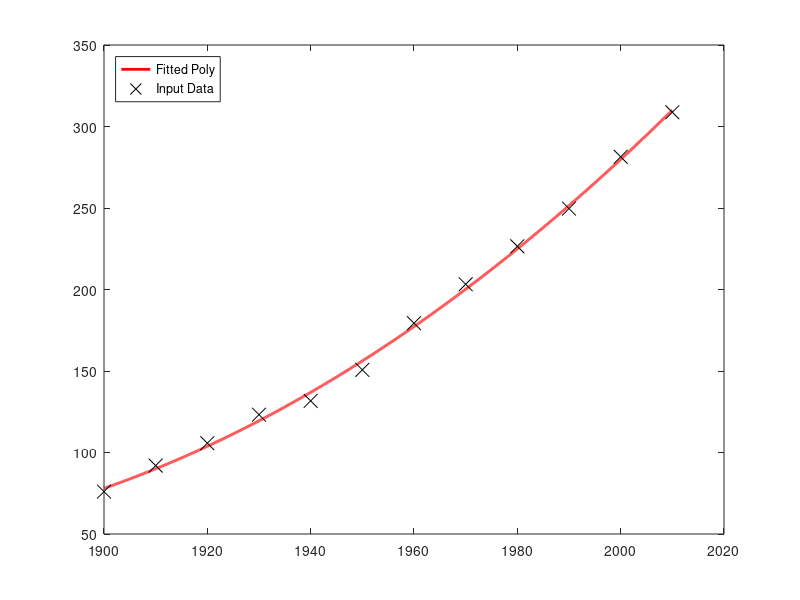

Recreate this plot in MATLAB.
data=[ 1900 75.995;
       1910 91.972;
       1920 105.711;
       1930 123.203;
       1940 131.669;
       1950 150.697;
       1960 179.323;
       1970 203.212;
       1980 226.505;
       1990 249.633;
       2000 281.422;
       2010 308.748;];
   
g=[data(:,1)];
tMeasured=[data(:,2)];
a=polyfit(g, tMeasured, 2);

gModel=min(g):0.01:max(g);
tModelled=polyval(a, gModel);

fittedDates = [2020];
fittedY = polyval(a, fittedDates);
disp(fittedY);

figure
plot(gModel,tModelled,'r-','LineWidth',2);
hold on
plot(g,tMeasured,'kx','MarkerSize',10)
legend('Fitted Poly','Input Data','Location','NorthWest');
